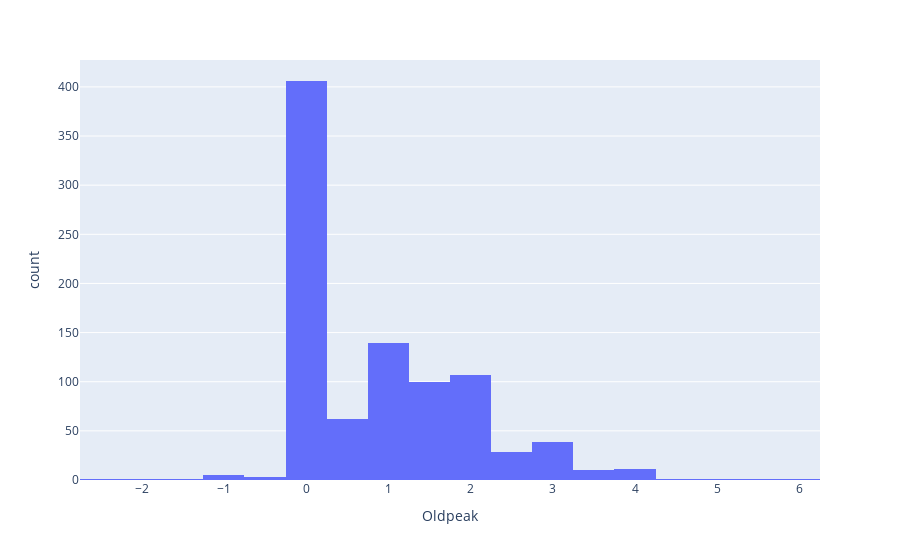

Notebook code cell kept with this figure:
### Code cell
fig = px.histogram(df['Oldpeak'], x="Oldpeak", nbins=30)
fig.show()

### Figure 1 — Plotly figure (JSON) as saved in the notebook; plotly's stock layout.template omitted (floating-point values rounded to 4 significant figures; data arrays with more than 128 entries replaced by an {"elided": "..."} marker saying what was removed)
{"data": [{"alignmentgroup": "True", "bingroup": "x", "hovertemplate": "Oldpeak=%{x}<br>count=%{y}<extra></extra>", "legendgroup": "", "marker": {"color": "#636efa", "pattern": {"shape": ""}}, "name": "", "nbinsx": 30, "offsetgroup": "", "orientation": "v", "showlegend": false, "type": "histogram", "x": {"elided": "918 float values"}, "xaxis": "x", "yaxis": "y"}], "layout": {"barmode": "relative", "legend": {"tracegroupgap": 0}, "margin": {"t": 60}, "xaxis": {"anchor": "y", "domain": [0, 1], "title": {"text": "Oldpeak"}}, "yaxis": {"anchor": "x", "domain": [0, 1], "title": {"text": "count"}}}}
